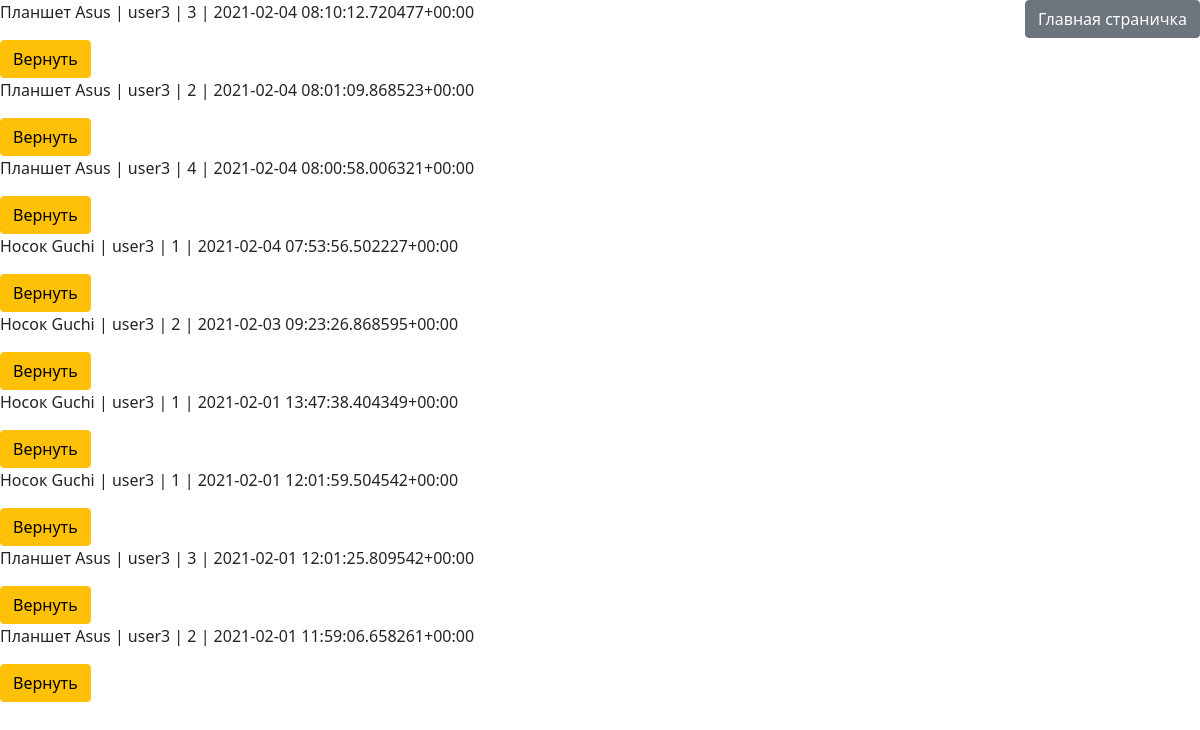
Page /mypurchase/ (signed in) on the earlier database version.
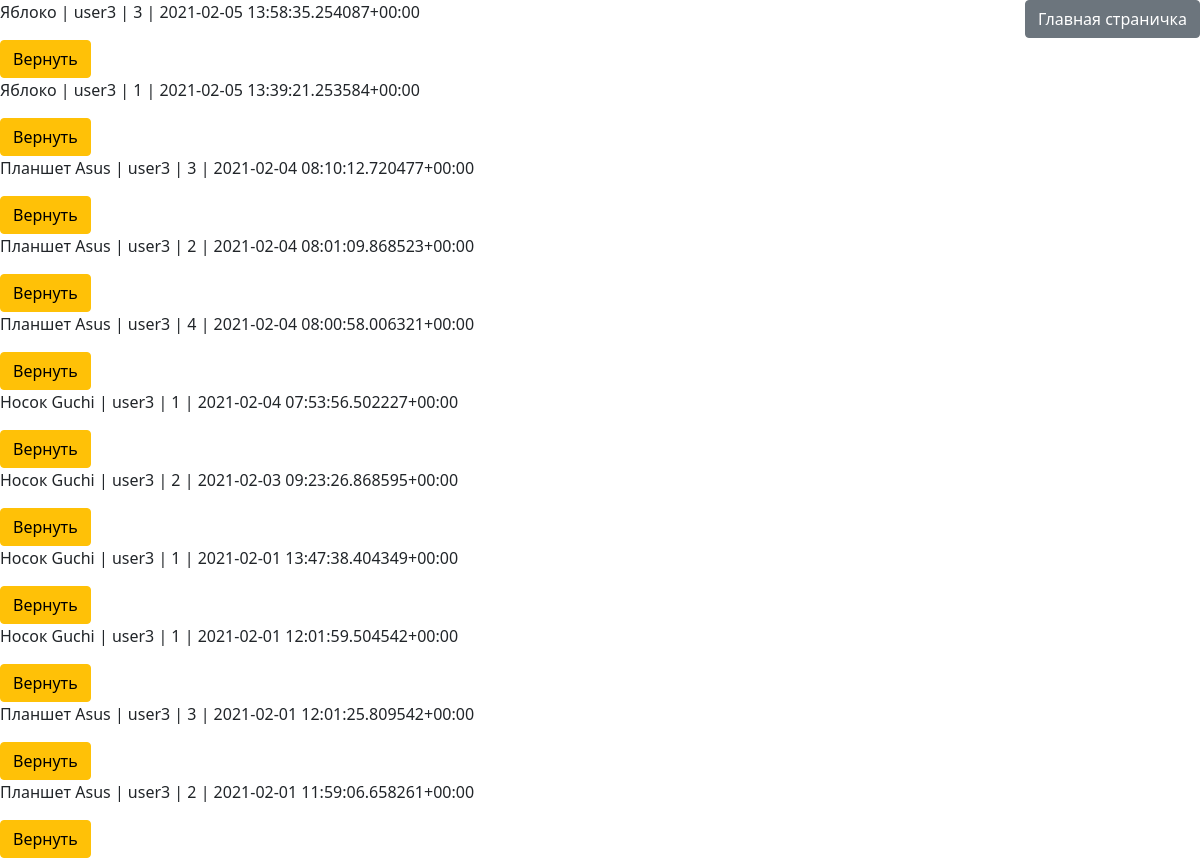
Same page on the later database version.
### myshop/models.py (models this page shows, shortened)
class Purchase(models.Model):
	buyer = models.ForeignKey(settings.AUTH_USER_MODEL, on_delete=models.CASCADE, verbose_name='buyers')
	product = models.ForeignKey(Product, on_delete=models.CASCADE, verbose_name='products')
	quantity = models.PositiveSmallIntegerField()
	purchase_time = models.DateTimeField(auto_now_add=True)
	class Meta:
		ordering = ['-purchase_time']
	def __str__(self):
		return f'{self.product.name} | {self.buyer.username} | {self.quantity} | {self.purchase_time}'

class Product(models.Model):
	name = models.CharField(max_length=50)
	photo = models.ImageField(null=True)
	description = models.TextField()
	price = models.PositiveIntegerField()
	quantity = models.PositiveSmallIntegerField()

class CustomUser(AbstractUser):
	wallet = models.PositiveIntegerField(default=1000)

### myshop/views.py (the view)
# urls.py: path('mypurchase/', PurchaseListView.as_view(), name='mypurchase'),
class PurchaseListView(ListView):
	model = Purchase
	template_name = 'purchase_list.html'
	context_object_name = 'purchase_list'
	def get_queryset(self):
		return super().get_queryset().filter(buyer=self.request.user)
	def get_context_data(self, **kwargs):
		click = self.request.session.get('click', 0)
		click += 1
		self.request.session['click'] = click
		return super().get_context_data(click=click, **kwargs)

### templates/purchase_list.html (shortened to what this page needs)
{% extends 'base.html' %}
{% block content %}
	{% for purchases in purchase_list %}
		<p>{{purchases}}</p>
		<form method="Post" action="{% url 'return' %}">
			<input class="btn btn-warning" type="submit" value="Вернуть">
		</form>
	{% endfor %}
{% endblock %}

### templates/base.html (shortened to what this page needs)
<!DOCTYPE html>
<html>
<head>
	<link href="https://cdn.jsdelivr.net/npm/bootstrap@5.0.0-beta1/dist/css/bootstrap.min.css" rel="stylesheet">
</head>
<body>
	<a class="btn btn-secondary" href="{% url 'index' %}" style="float: right;">Главная страничка</a>
	{% block content %}
	{% endblock %}
</body>
</html>

Differences in the rows shown:
added Purchase: product+buyer+quantity "Яблоко | user3 | 3 | 2021-02-05 13:58:35.254087+00:00"
added Purchase: product+buyer+quantity "Яблоко | user3 | 1 | 2021-02-05 13:39:21.253584+00:00"
